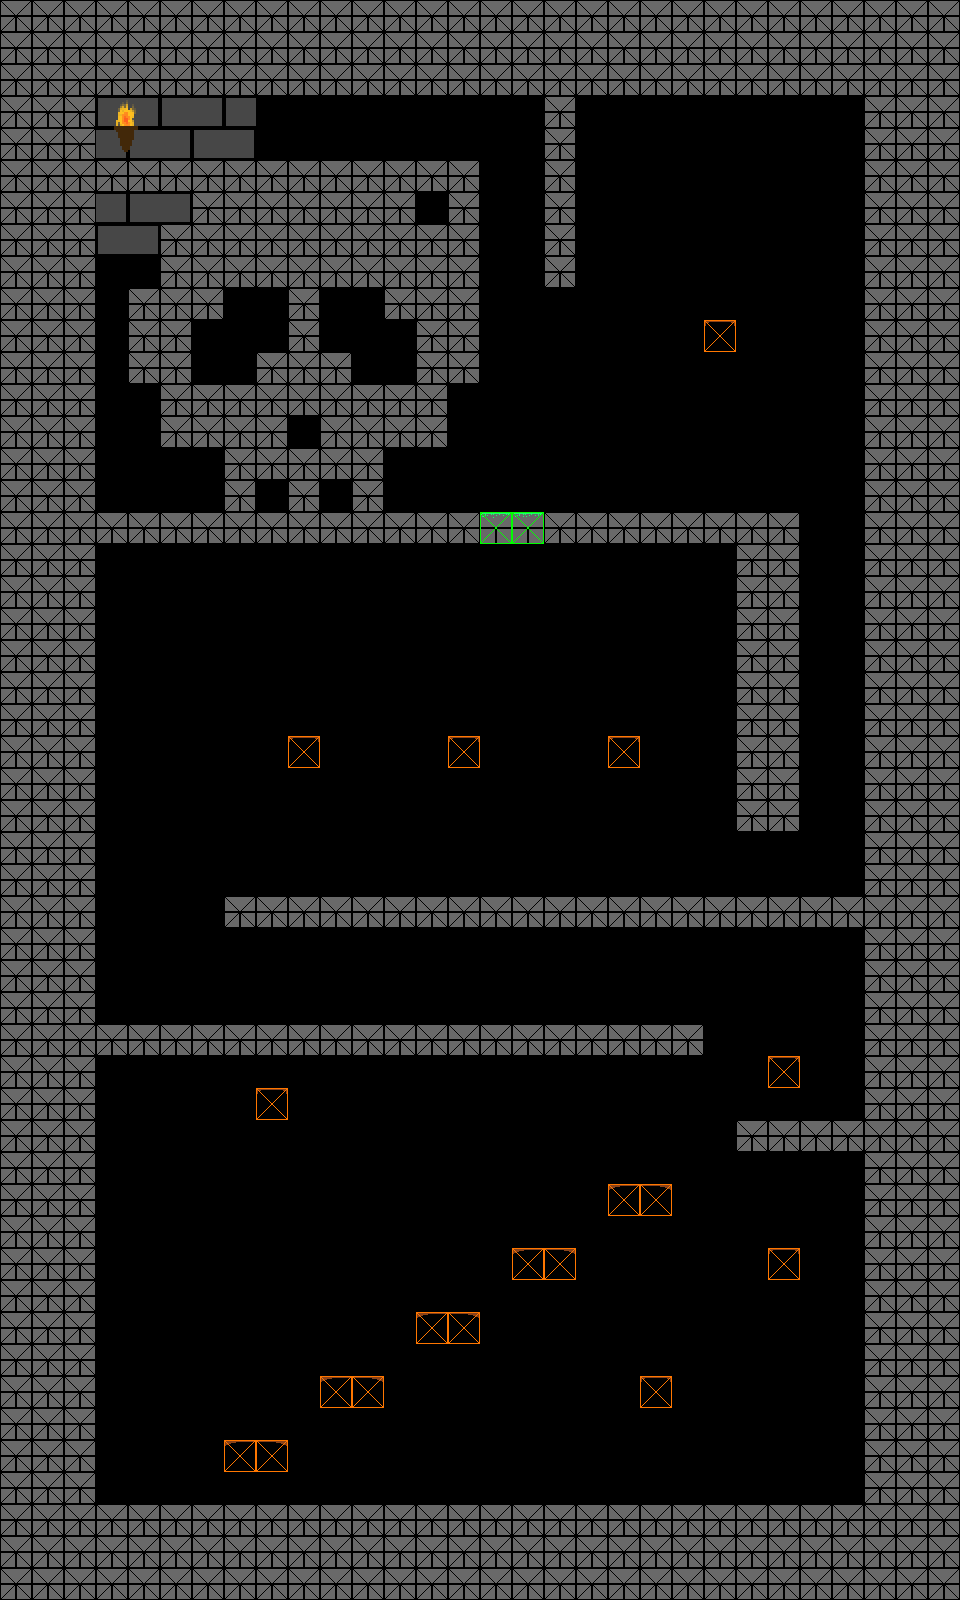

Below is a game level as drawn by its tile map, then a one-line description and the .tmx that defines it (tile-layer data replaced by summaries):
An orthogonal 30x50 tile map with 32x32 px tiles, 3 tile layers (prototype, tiles, Collisions), 5 tilesets, 1 image layer and 15 objects (7x Turret, 2x Enemy, Player, Door, Goal, ...).

<map version="1.10" tiledversion="1.11.2" orientation="orthogonal" renderorder="right-down" width="30" height="50" tilewidth="32" tileheight="32" infinite="0" nextlayerid="6" nextobjectid="31">
 <tileset firstgid="1" source="../../../TiledAssets/TiledSets/Proto.tsx" />
 <tileset firstgid="65" source="../../../TiledAssets/TiledSets/CollisionTiles.tsx" />
 <tileset firstgid="81" source="../../../TiledAssets/TiledSets/TextureSheet.tsx" />
 <tileset firstgid="145" source="../../../TiledAssets/TiledSets/EnemySheet.tsx" />
 <tileset firstgid="161" source="../../../TiledAssets/TiledSets/PlayerSheet.tsx" />
 <imagelayer id="5" name="Background" repeatx="1" repeaty="1">
  <image source="../Content/Textures/Backgrounds/CastleBackground.png" width="256" height="256" />
 </imagelayer>
 <layer id="1" name="prototype" width="30" height="50">
  <data>[1500 cells, 635 non-empty, 3 distinct tile ids]</data>
 </layer>
 <layer id="4" name="tiles" width="30" height="50">
  <data>[1500 cells, 635 non-empty, 9 distinct tile ids]</data>
 </layer>
 <objectgroup id="3" name="Objects">
  <object id="12" type="Player" gid="161" x="160" y="1504" width="32" height="32" />
  <object id="13" name="Hub" type="Door" x="128" y="1504" width="32" height="32">
   <properties>
    <property name="connects" value="Hub" />
    <property name="loadX" type="int" value="96" />
    <property name="loadY" type="int" value="608" />
   </properties>
  </object>
  <object id="14" name="Goal" type="Goal" x="160" y="160" width="32" height="32" />
  <object id="15" type="Enemy" gid="145" x="480" y="1024" width="32" height="32" />
  <object id="16" type="Enemy" gid="145" x="256" y="1024" width="32" height="32" />
  <object id="20" type="Turret" gid="146" x="256" y="1088" width="32" height="32" />
  <object id="21" type="Turret" gid="146" x="768" y="1248" width="32" height="32" />
  <object id="23" type="Turret" gid="146" x="288" y="736" width="32" height="32" />
  <object id="24" type="Turret" gid="146" x="448" y="736" width="32" height="32" />
  <object id="25" type="Turret" gid="146" x="608" y="736" width="32" height="32" />
  <object id="26" type="Turret" gid="146" x="704" y="320" width="32" height="32" />
  <object id="27" type="Berserk" gid="148" x="480" y="896" width="32" height="32" />
  <object id="28" type="Frog" gid="147" x="576" y="1504" width="32" height="32" />
  <object id="29" type="Factory" gid="149" x="480" y="512" width="32" height="32" />
  <object id="30" type="Turret" gid="146" x="640" y="1376" width="32" height="32" />
 </objectgroup>
 <layer id="2" name="Collisions" width="30" height="50">
  <data>[1500 cells, 635 non-empty, 3 distinct tile ids]</data>
 </layer>
</map>
